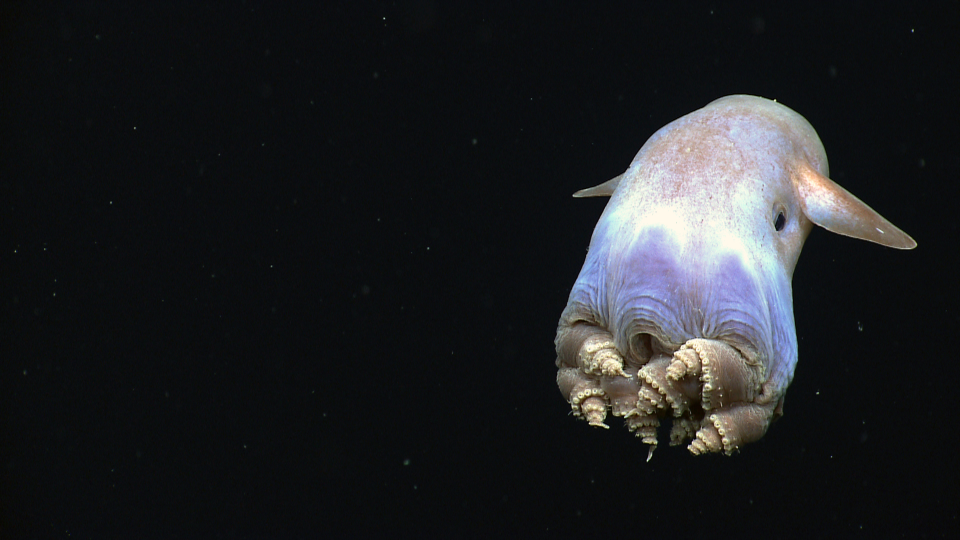
#> input picture brand/src/dumbo.jpg, 1920 x 1080 px (shown at 1/2 size)
$ python -i plates.py   (imports and definitions only)
#> lines starting #> are read from the running program, lines starting #| are printed output that depends on the picture
#> further down, picture is the input picture: PIL image 1920x1080 RGB; mean R, G, B 30.7, 32.4, 34.6
"""The still frames the camera moves over (1.12 times the video's size, so there is room to move):

- cover: a tall picture filling the screen, cropped around its subject;
- card: a wide, square, or small picture shown whole, as a print over a blurred, darkened copy of itself;
- detail: a closer crop around the part of a picture the line names;
- designed: a title card for a date and place, a number, or a quote.
"""

from __future__ import annotations

import math
import random
import re
import textwrap
from functools import cache
from pathlib import Path

from PIL import Image, ImageDraw, ImageEnhance, ImageFilter, ImageFont, ImageOps

from .spec import Card

W, H = 1080, 1920
OVERSCAN = 1.12
PW, PH = 2 * round(W * OVERSCAN / 2), 2 * round(H * OVERSCAN / 2)
FONTS = Path(__file__).resolve().parents[2] / "assets" / "fonts"
PAPER = (239, 232, 218)
INK = (244, 239, 230)
ACCENT = (255, 212, 0)
MUTED = (201, 194, 182)
NIGHT = (16, 22, 29)
# A picture this tall (or taller) for its width, and this many pixels high, fills the screen; anything else is
# shown whole as a card.
COVER_RATIO = 0.8
COVER_MIN_HEIGHT = 1200
# The card's picture: its widest, its tallest, and a common lower edge above the captions (at 60% of the
# height). Anchoring the lower edge gives short landscape prints useful screen space instead of leaving them
# stranded near the top.
CARD_WIDTH = 1030
CARD_HEIGHT = 920
CARD_BOTTOM_Y = 0.54
# A designed card's text sits a little higher, and never reaches below this.
TEXT_CENTER_Y = 0.33
TEXT_BOTTOM = 0.52
# Small photos are shown at up to this much of their own size, so they read as small prints, not blurry posters.
CARD_MAX_UPSCALE = 1.7
# A close-up needs at least this many of the picture's own pixels in height, or it would be too soft.
DETAIL_MIN_HEIGHT = 760


# [7 lines left out: function grade, not called in this run]


def region(image: Image.Image, box: list[float]) -> Image.Image:
    width, height = image.size
    return image.crop((round(box[0] * width), round(box[1] * height), round(box[2] * width), round(box[3] * height)))


def layout(image: Image.Image) -> str:
    width, height = image.size
    return "cover" if width / height <= COVER_RATIO and height >= COVER_MIN_HEIGHT else "card"


def _crop_to(image: Image.Image, ratio: float, cx: float, cy: float) -> Image.Image:
    """The largest crop of the given width/height ratio centred as near (cx, cy) as the edges allow."""
#> called with ratio = 0.563, cx = 0.5, cy = 0.5
    width, height = image.size
#> width = 1920; height = 1080
    if width / height > ratio:
        cw, ch = round(height * ratio), height
#> cw = 608; ch = 1080
    else:
        cw, ch = width, round(width / ratio)
    left = min(max(round(cx * width - cw / 2), 0), width - cw)
#> left = 656
    top = min(max(round(cy * height - ch / 2), 0), height - ch)
#> top = 0
    return image.crop((left, top, left + cw, top + ch))
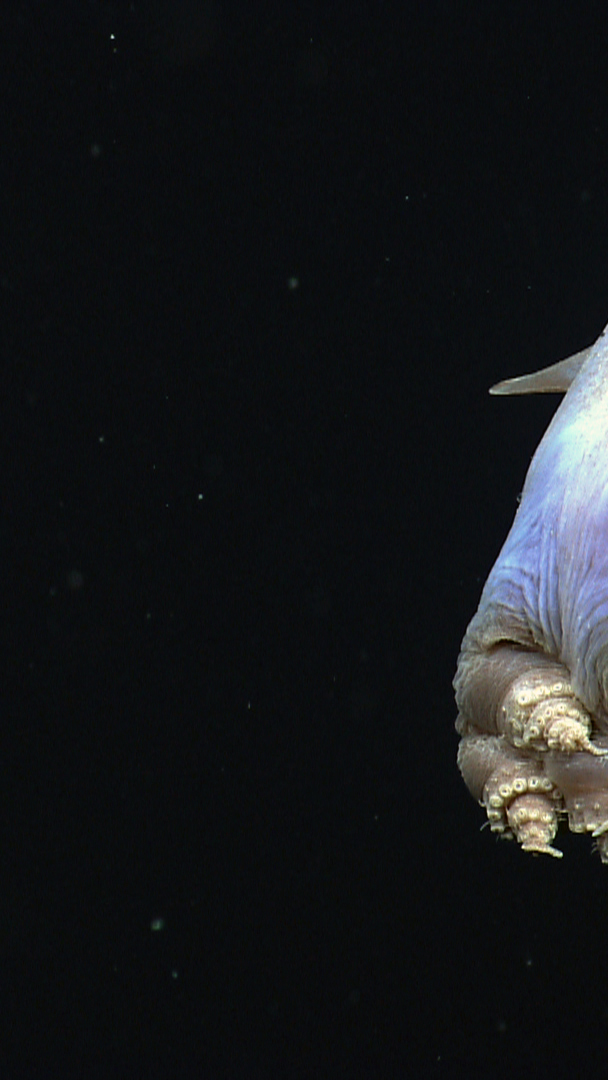
#> returned value: PIL image 608x1080 RGB; mean R, G, B 21.1, 23.3, 25.3


def cover(image: Image.Image, focus: tuple[float, float] = (0.5, 0.5)) -> Image.Image:
    return _crop_to(image.convert("RGB"), PW / PH, *focus).resize((PW, PH), Image.Resampling.LANCZOS)


def _backdrop(image: Image.Image, focus: tuple[float, float]) -> Image.Image:
    small = _crop_to(image.convert("RGB"), PW / PH, *focus).resize((PW // 4, PH // 4), Image.Resampling.BILINEAR)
    # Keep the source recognizable around the print. The old blur and 42% brightness made most of the frame
    # look empty on a phone, especially for landscape archive photographs.
    small = small.filter(ImageFilter.GaussianBlur(3))
    small = ImageEnhance.Color(small).enhance(0.6)
    small = ImageEnhance.Brightness(small).enhance(0.66)
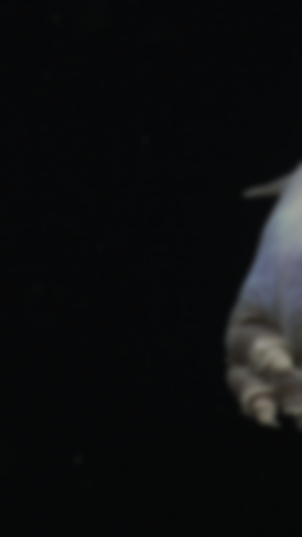
#> small: PIL image 302x537 RGB; mean R, G, B 13.5, 14.4, 15.2
    return small.resize((PW, PH), Image.Resampling.BICUBIC)
#> returned value: PIL image 1210x2150 RGB


def card(image: Image.Image, focus: tuple[float, float] = (0.5, 0.5), tilt: float = 0.0) -> Image.Image:
    """The whole picture as a bordered print with a soft shadow, over a blurred, darkened copy of itself."""
    image = image.convert("RGB")
    plate = _backdrop(image, focus)
    scale = min(CARD_WIDTH / image.width, CARD_HEIGHT / image.height, CARD_MAX_UPSCALE)
#> scale = 0.536
    picture = image.resize((max(1, round(image.width * scale)), max(1, round(image.height * scale))), Image.Resampling.LANCZOS)
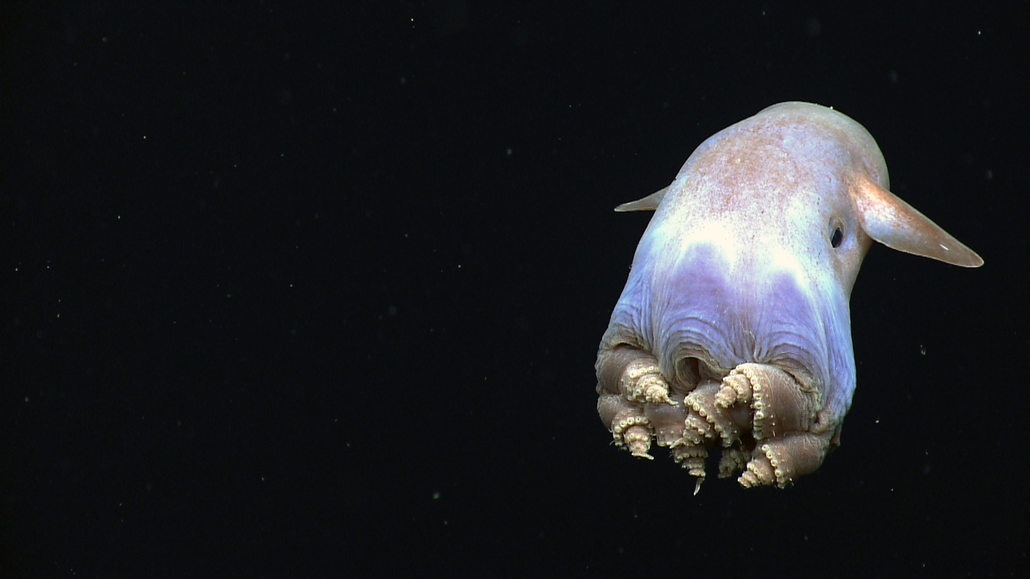
#> picture: PIL image 1030x579 RGB; mean R, G, B 30.7, 32.4, 34.6
    border = 12
    framed = ImageOps.expand(picture, border=border, fill=PAPER)
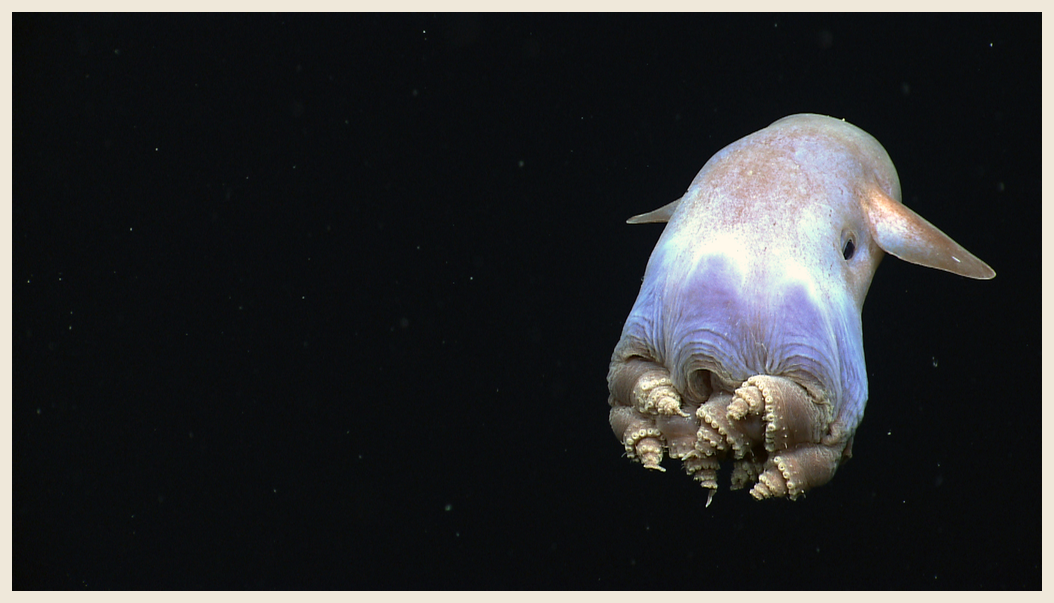
#> framed: PIL image 1054x603 RGB; mean R, G, B 43.6, 44.7, 46
    if tilt:
        framed = framed.convert("RGBA").rotate(tilt, resample=Image.Resampling.BICUBIC, expand=True)
    else:
        framed = framed.convert("RGBA")
#> framed: PIL image 1054x603 RGBA
    shadow = Image.new("RGBA", (framed.width + 120, framed.height + 120), (0, 0, 0, 0))
#> shadow: PIL image 1174x723 RGBA; every value is 0
    mask = framed.getchannel("A").point(lambda a: int(a * 0.6))
#> mask: PIL image 1054x603 L; every value is 153
    shadow.paste((0, 0, 0, 255), (60, 74), mask)
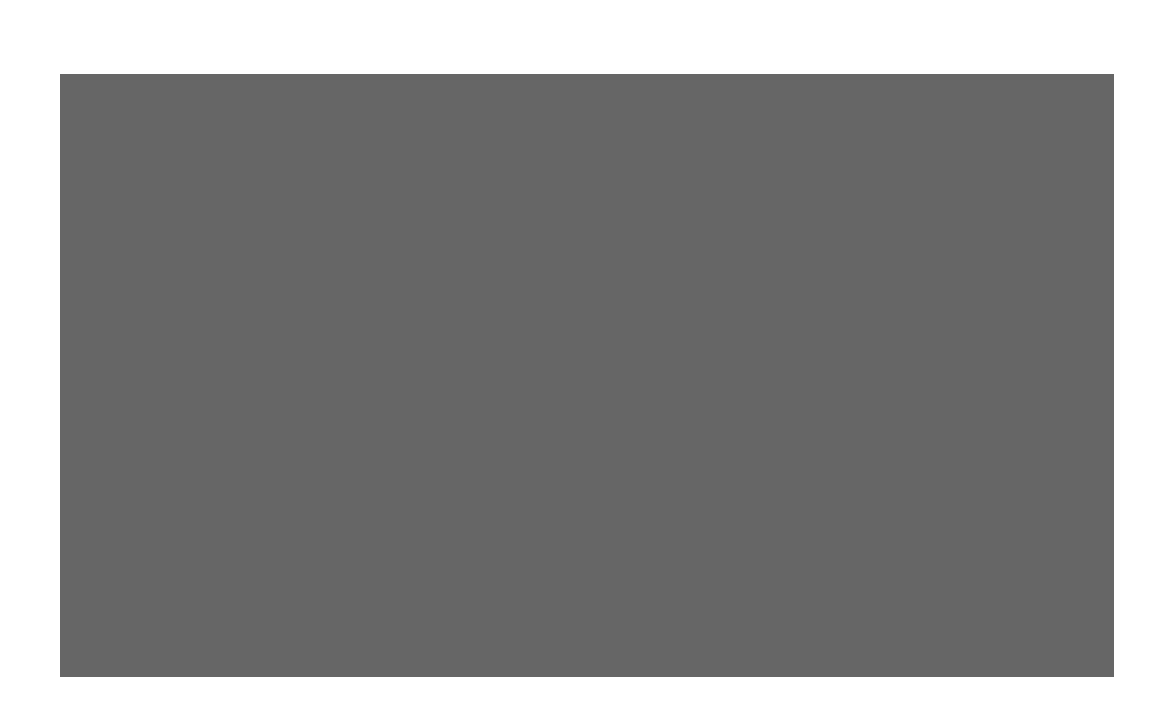
#> shadow: PIL image 1174x723 RGBA; mean R, G, B, A 0, 0, 0, 114.6; transparent parts drawn white
    shadow = shadow.filter(ImageFilter.GaussianBlur(22))
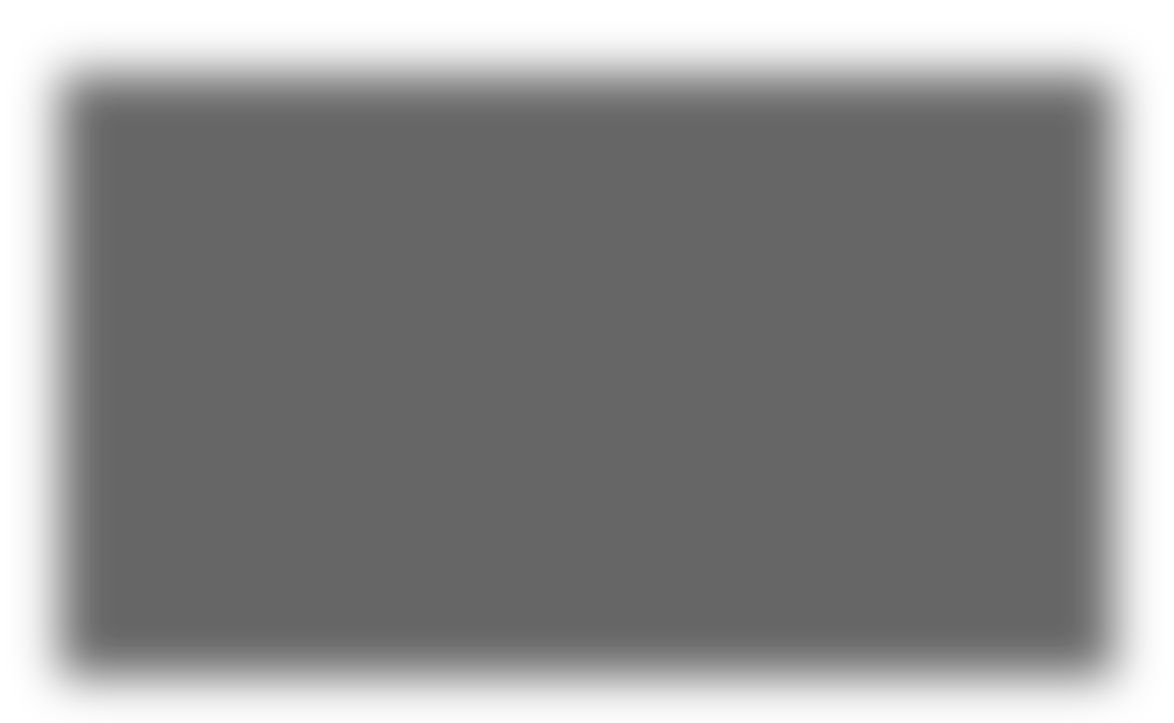
#> shadow: PIL image 1174x723 RGBA; mean R, G, B, A 0, 0, 0, 114.5; transparent parts drawn white
    cx, cy = PW // 2, round(PH * CARD_BOTTOM_Y - framed.height / 2)
#> cx = 605; cy = 860
    plate = plate.convert("RGBA")
    plate.alpha_composite(shadow, (cx - shadow.width // 2, cy - shadow.height // 2))
    plate.alpha_composite(framed, (cx - framed.width // 2, cy - framed.height // 2))
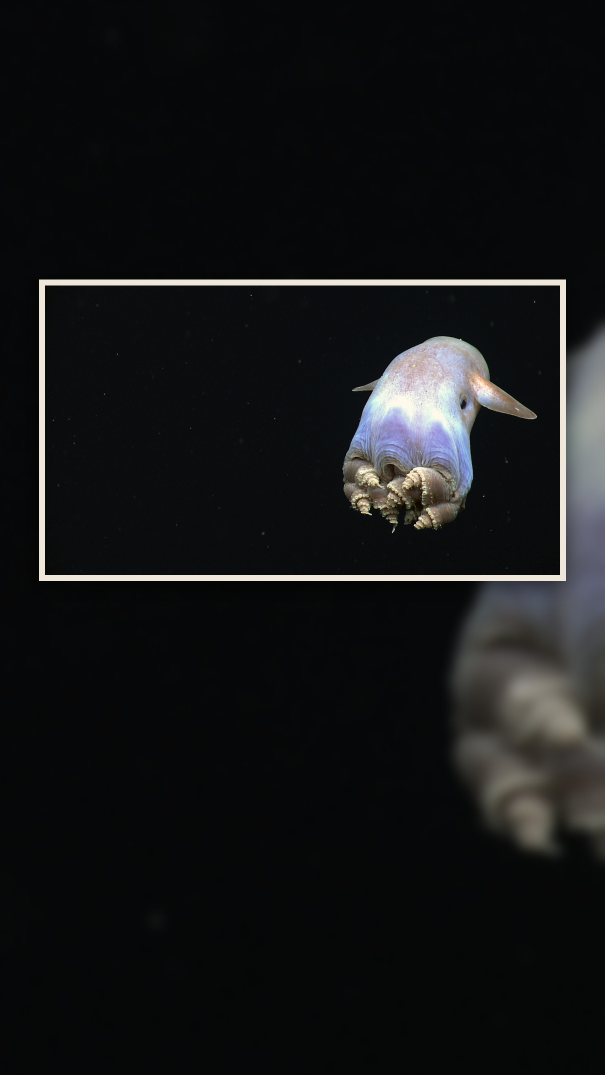
#> plate: PIL image 1210x2150 RGBA (shown at 1/2 size); mean R, G, B, A 20.9, 21.7, 22.4, 255
    return plate.convert("RGB")


# [21 lines left out: function detail, not called in this run]


@cache
def _font(name: str, size: int) -> ImageFont.FreeTypeFont:
    return ImageFont.truetype(str(FONTS / name), size)


# [59 lines left out: functions _night, _balanced, _fit, _draw_lines, not called in this run]


def _height(lines: list[str], font, spacing: float = 1.08) -> float:
    ascent, descent = font.getmetrics()
    return (ascent + descent) * spacing * len(lines)


# [49 lines that did not run here, left out]


def tilt_for(index: int) -> float:
    """A slight, alternating tilt for cards, so consecutive prints don't sit identically."""
    return (0.9 if index % 2 else -0.9) * (1 if index % 4 < 2 else 0.6)


# [32 lines left out: functions trim, open_image, not called in this run]


def ratio_ok(image: Image.Image) -> bool:
    width, height = image.size
    return 1 / 3.2 <= width / height <= 3.2 and not math.isnan(width / height)

>>> from PIL import Image
>>> picture = Image.open('../../../brand/src/dumbo.jpg')
>>> result = card(picture)
